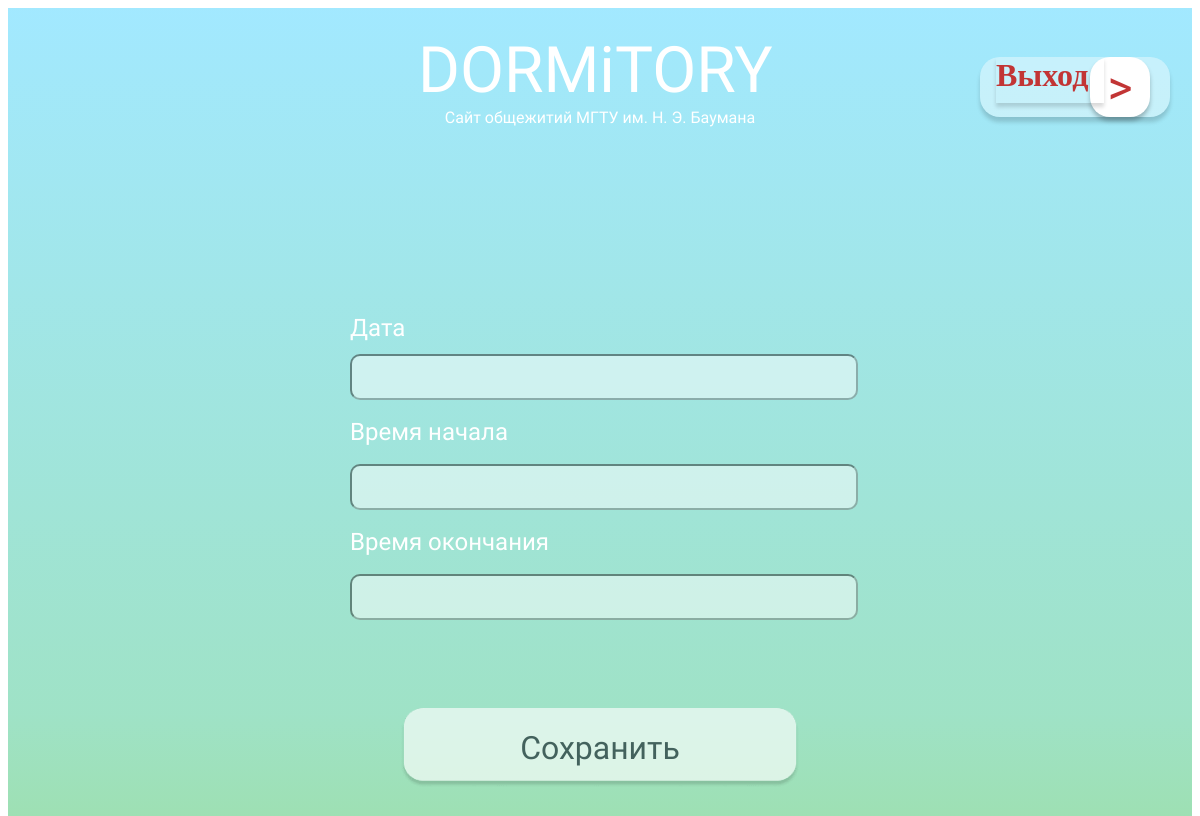
The page /requests/booking_coworking/1/update_booking_coworking/ on the database as committed earlier.
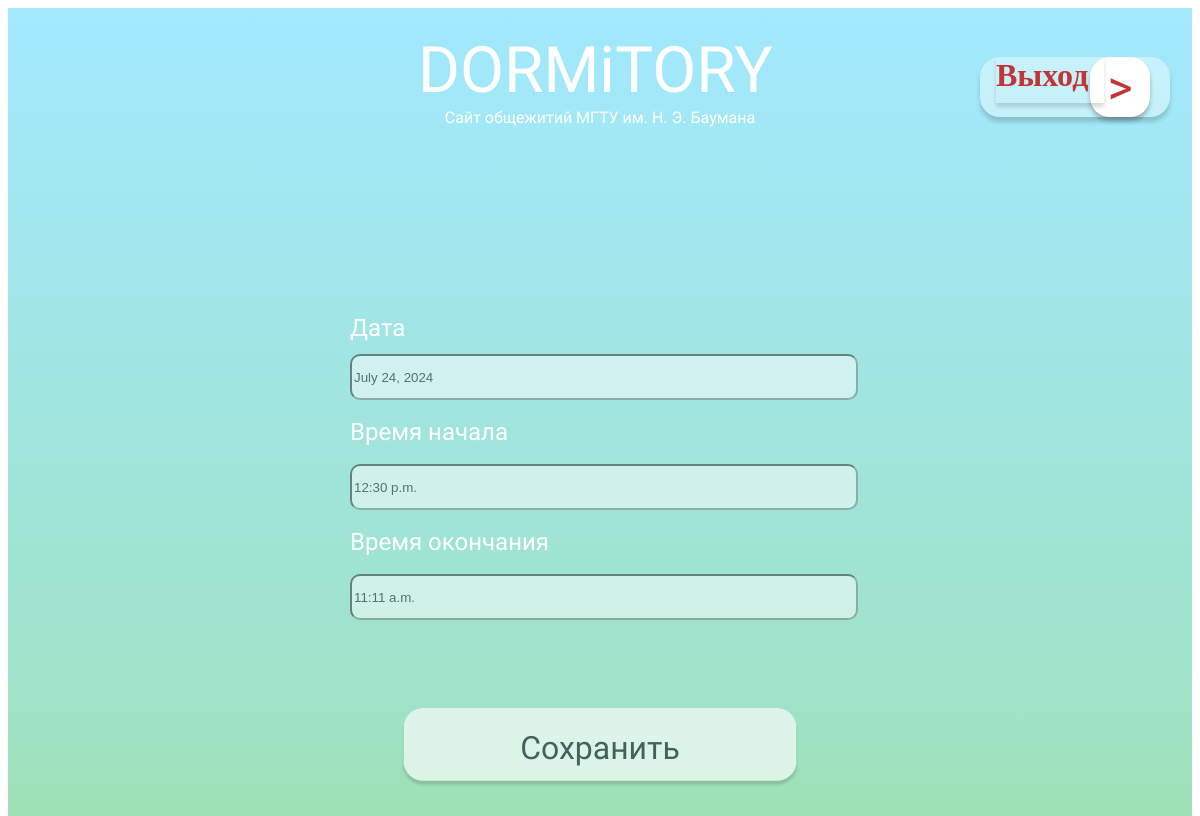
The same page on the database as committed later.
### requests/models.py (models this page shows)
class BookingCoworking(models.Model):
    TYPE_CHOICES = [
        ('With_Computer', 'С компьютером'),
        ('Without_Computer', 'Без компьютера'),
        ('Any', 'Любой'),
    ]
    desk_number = models.IntegerField(primary_key=True)
    desk_type = models.CharField(max_length=20, choices=TYPE_CHOICES)
    is_booked = models.BooleanField(default=False)
    user = models.ForeignKey(settings.AUTH_USER_MODEL, on_delete=models.CASCADE, verbose_name='Пользователь', null=True, blank=True)
    booking_date = models.DateField(null=True, blank=True, verbose_name="Дата бронирования")
    booking_start_time = models.TimeField(null=True, blank=True, verbose_name="Время начала бронирования")
    booking_end_time = models.TimeField(null=True, blank=True, verbose_name="Время окончания бронирования")
    created_at = models.DateTimeField(auto_now_add=True)
    updated_at = models.DateTimeField(auto_now=True)

### requests/views.py (the view)
# urls.py: path('booking_coworking/<int:desk_number>/update_booking_coworking/', views.BookingCoworkingUpdateView.as_view(), name='update_booking_coworking'),
class BookingCoworkingUpdateView(UpdateView):
    model = BookingCoworking
    pk_url_kwarg = 'desk_number'
    form_class = BookingCoworkingForm
    template_name = 'requests/booking_coworking_update.html'
    success_url = reverse_lazy('requests:booking_coworking_list')

### requests/forms.py
class BookingCoworkingForm(forms.ModelForm):
    class Meta:
        model = BookingCoworking
        fields = ['booking_date', 'booking_start_time', 'booking_end_time']
        labels = {
            'desk_type': 'Тип стола',
        }

### requests/templates/requests/booking_coworking_update.html (shortened to what this page needs)
<!DOCTYPE html>
<html lang="en">
<head>
    {% load static %}
    <link rel="stylesheet" href="https://unpkg.com/animate.css@4.1.1/animate.css" />
</head>
<body>
    <div class="new-request-container">
        <div class="new-request-frame">
            <form method="post">
                <div class="new-request-input-container">
                    <span class="new-request-text02"><span>Дата</span></span>
                    <div class="new-request-theme-input">
                        <input type="text" name="booking_date" value="{% if form.booking_date.value %}{{ form.booking_date.value }}{% endif %}" class="new-request-theme-input">
                    </div>
                    <span class="new-request-text04"><span>Время начала</span></span>
                    <div class="new-request-description-input input">
                        <input type="text" name="booking_start_time" value="{% if form.booking_start_time.value %}{{ form.booking_start_time.value }}{% endif %}" class="new-request-description-input input">
                    </div>
                    <span class="new-request-text040"><span>Время окончания</span></span>
                    <div class="new-request-end-input input">
                        <input type="text" name="booking_end_time" value="{% if form.booking_end_time.value %}{{ form.booking_end_time.value }}{% endif %}" class="new-request-end-input input">
                    </div>
                </div>
                <div class="request-page-update-request button">
                    <img alt="Rectangle1I561" src="{% static 'requests/images/rectangle1i561-v0lq-200h.png' %}" class="request-page-rectangle1" />
                    <button type="submit" class="request-page-text" style="color: rgb(67, 98, 93); background: none; border: none; text-decoration: none;">
                        Сохранить
                    </button>
                </div>
            </form>
        </div>
        <div class="new-request-logo button">
            <span class="new-request-text06"><span>DORMiTORY</span></span>
            <span class="new-request-text08"><span>Сайт общежитий МГТУ им. Н. Э. Баумана</span></span>
        </div>
        <div class="new-request-exit button">
            <div class="new-request-frame7"></div>
            <div class="new-request-frame6"><span class="new-request-text10">&gt;</span></div>
            <div class="new-request-frame1"><span class="new-request-text11"><span>Выход</span></span></div>
        </div>
        <div class="new-request-name button">
        </div>
    </div>
</body>
</html>

Rows that differ between the two databases and show on the page:
now on this page (row edited): BookingCoworking: booking_date "July 24, 2024"
Other text that changed with them:
form field booking_start_time: (not shown) → "12:30 p.m."
form field booking_end_time: (not shown) → "11:11 a.m."
